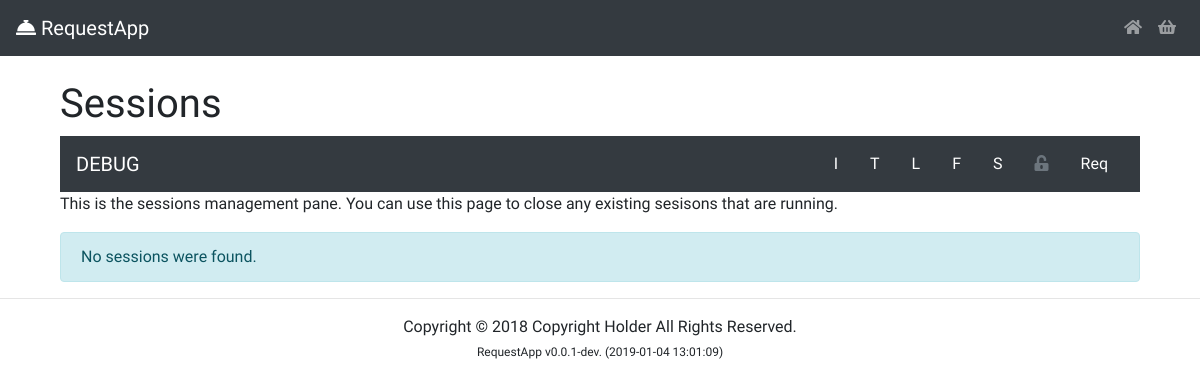
The page /crud/sessions_crud.php on the database as committed earlier.
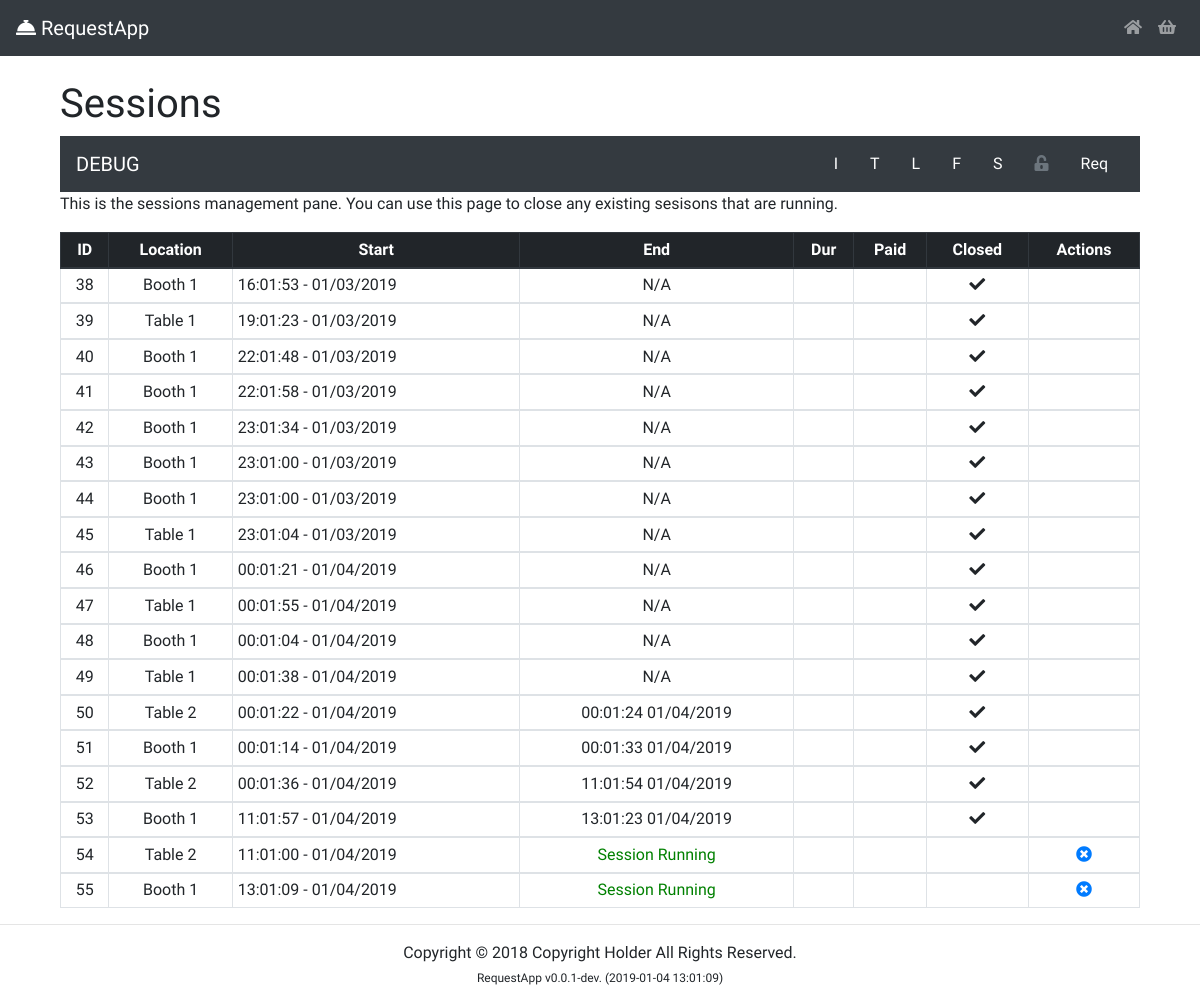
The same page on the database as committed later.
### tables this page shows
CREATE TABLE `sessions` (
  `session_id` int(11) NOT NULL COMMENT 'The session ID',
  `session_start` timestamp NULL DEFAULT CURRENT_TIMESTAMP COMMENT 'Session start time',
  `session_end` timestamp NULL DEFAULT NULL COMMENT 'Session end time',
  `session_paid` tinyint(1) NOT NULL DEFAULT '0' COMMENT 'Has the session been paid',
  `session_closed` tinyint(1) NOT NULL DEFAULT '0' COMMENT 'Has the session been closed?',
  `session_location_id` int(11) DEFAULT NULL COMMENT 'Session Location ID'
);

CREATE TABLE `locations` (
  `location_id` int(11) NOT NULL COMMENT 'Location ID',
  `location_name` varchar(255) DEFAULT NULL COMMENT 'Location Name',
  `location_description` text COMMENT 'Location Description'
);

### crud/sessions_crud.php (the view, shortened to what this page needs)
<?php include_once '../partials/_header.php' ?>
<div id='bodyContainer' class='container'>
  <br>
  <div class='col-md-12'>
      <h1>Sessions</h1>
      <?php require_once($_SERVER["DOCUMENT_ROOT"] . "/RequestApp/partials/_nav.php");?>
      <p>This is the sessions management pane. You can use this page to close any existing sesisons that are running.</p>
      <?php
      $activesql = "SELECT * FROM sessions
      INNER JOIN locations ON sessions.session_location_id=locations.location_id
      ORDER BY session_start ASC";
      if ($result = mysqli_query($link, $activesql)) {
          if (mysqli_num_rows($result) > 0) {
              ?>
      <table id='resultTable' class='table table-sm table-bordered'>
        <thead class="thead-dark">
          <tr>
            <th class='text-center'>ID</th>
            <th class='text-center'>Location</th>
            <th class='text-center'>Start</th>
            <th class='text-center'>End</th>
            <th class='text-center'>Dur</th>
            <th class='text-center'>Paid</th>
            <th class='text-center'>Closed</th>
            <th class='text-center'>Actions</th>
          </tr>
        </thead>
        <?php
            while ($row = mysqli_fetch_array($result)) {
              $sessionID = $row['session_id'];
              $sessionStart = $row['session_start'];
              $sessionEnd = $row['session_end'];
              $sessionEndTime = date("H:m:s m/d/Y", strtotime($sessionEnd));
              $sessionPaid = $row['session_paid'];
              $sessionClosed = $row['session_closed'];
              $sessionLocation = $row['location_name'];
                echo "<tbody>";
                  echo "<tr>";
                    echo "<td class='text-center'>{$sessionID}</td>";
                    echo "<td class='text-center'>{$sessionLocation}</td>";
                    echo "<td>" . date("H:m:s - m/d/Y", strtotime($sessionStart)) . "</td>";
                    if ($sessionClosed == 1 && $sessionEnd === NULL) {
                      echo "<td class='text-center'>N/A</td>";
                    }
                    if ($sessionClosed == 0 && $sessionEnd === NULL) {
                      echo "<td class='text-center' style='color: green;'>Session Running</td>";
                    }
                    if ($sessionClosed == 1 && $sessionEnd !== NULL) {
                      echo "<td class='text-center'>{$sessionEndTime}</td>";
                    }
                    if (false) {
                      echo "<td class='text-center'>" . timeElapsed($sessionStart, $sessionEndTime, $sessionClosed) . "</td>";
                    } else {
                      echo "<td></td>";
                    }
                    if ($sessionPaid == 1) {
                      echo "<td class='text-center'><i class='fas fa-check'></i></td>";
                    } else {
                      echo "<td></td>";
                    }
                    if ($sessionClosed == 1) {
                      echo "<td class='text-center'><i class='fas fa-check'></i></td>";
                    } else {
                      echo "<td></td>";
                    }
                    if ($sessionClosed == 0 && $sessionEnd === NULL) {
                      echo "<td class='text-center'><a href='../lib/session_server.php?forceClose={$sessionID}'><i class='fas fa-times-circle'></i></a></td>";
                    } else {
                      echo "<td></td>";
                    }
                  echo "</tr>";
                echo "</tbody>";
            }
              echo "</table>";
          } else {
              echo "<p class='alert alert-info'>No sessions were found.</p>";
          }
      } else {
          echo "<p class='alert alert-info'>" . SQLError($link) . "</p>";
      } ?>
    </div>
</div>
<?php include '../partials/_footer.php'; ?>

Rows that differ between the two databases and show on the page:
added sessions: session_id "38", locations.location_name "Booth 1", session_start "16:01:53 - 01/03/2019", session_closed "N/A", session_paid 0 (drawn)
added sessions: session_id "39", locations.location_name "Table 1", session_start "19:01:23 - 01/03/2019", session_closed "N/A", session_paid 0 (drawn)
added sessions: session_id "40", locations.location_name "Booth 1", session_start "22:01:48 - 01/03/2019", session_closed "N/A", session_paid 0 (drawn)
added sessions: session_id "41", locations.location_name "Booth 1", session_start "22:01:58 - 01/03/2019", session_closed "N/A", session_paid 0 (drawn)
added sessions: session_id "42", locations.location_name "Booth 1", session_start "23:01:34 - 01/03/2019", session_closed "N/A", session_paid 0 (drawn)
added sessions: session_id "43", locations.location_name "Booth 1", session_start "23:01:00 - 01/03/2019", session_closed "N/A", session_paid 0 (drawn)
added sessions: session_id "44", locations.location_name "Booth 1", session_start "23:01:00 - 01/03/2019", session_closed "N/A", session_paid 0 (drawn)
added sessions: session_id "45", locations.location_name "Table 1", session_start "23:01:04 - 01/03/2019", session_closed "N/A", session_paid 0 (drawn)
added sessions: session_id "46", locations.location_name "Booth 1", session_start "00:01:21 - 01/04/2019", session_closed "N/A", session_paid 0 (drawn)
added sessions: session_id "47", locations.location_name "Table 1", session_start "00:01:55 - 01/04/2019", session_closed "N/A", session_paid 0 (drawn)
added sessions: session_id "48", locations.location_name "Booth 1", session_start "00:01:04 - 01/04/2019", session_closed "N/A", session_paid 0 (drawn)
added sessions: session_id "49", locations.location_name "Table 1", session_start "00:01:38 - 01/04/2019", session_closed "N/A", session_paid 0 (drawn)
added sessions: session_id "50", locations.location_name "Table 2", session_start "00:01:22 - 01/04/2019", session_end "00:01:24 01/04/2019", session_paid 0 (drawn), session_closed 1 (drawn)
added sessions: session_id "51", locations.location_name "Booth 1", session_start "00:01:14 - 01/04/2019", session_end "00:01:33 01/04/2019", session_paid 0 (drawn), session_closed 1 (drawn)
added sessions: session_id "52", locations.location_name "Table 2", session_start "00:01:36 - 01/04/2019", session_end "11:01:54 01/04/2019", session_paid 0 (drawn), session_closed 1 (drawn)
added sessions: session_id "53", locations.location_name "Booth 1", session_start "11:01:57 - 01/04/2019", session_end "13:01:23 01/04/2019", session_paid 0 (drawn), session_closed 1 (drawn)
added sessions: session_id "54", locations.location_name "Table 2", session_start "11:01:00 - 01/04/2019", session_closed "Session Running", session_paid 0 (drawn)
added sessions: session_id "55", locations.location_name "Booth 1", session_start "13:01:09 - 01/04/2019", session_closed "Session Running", session_paid 0 (drawn)
Other text that changed with them:
text no longer shown: "No sessions were found."
text now shown: "ID Location Start End Dur Paid Closed Actions"
